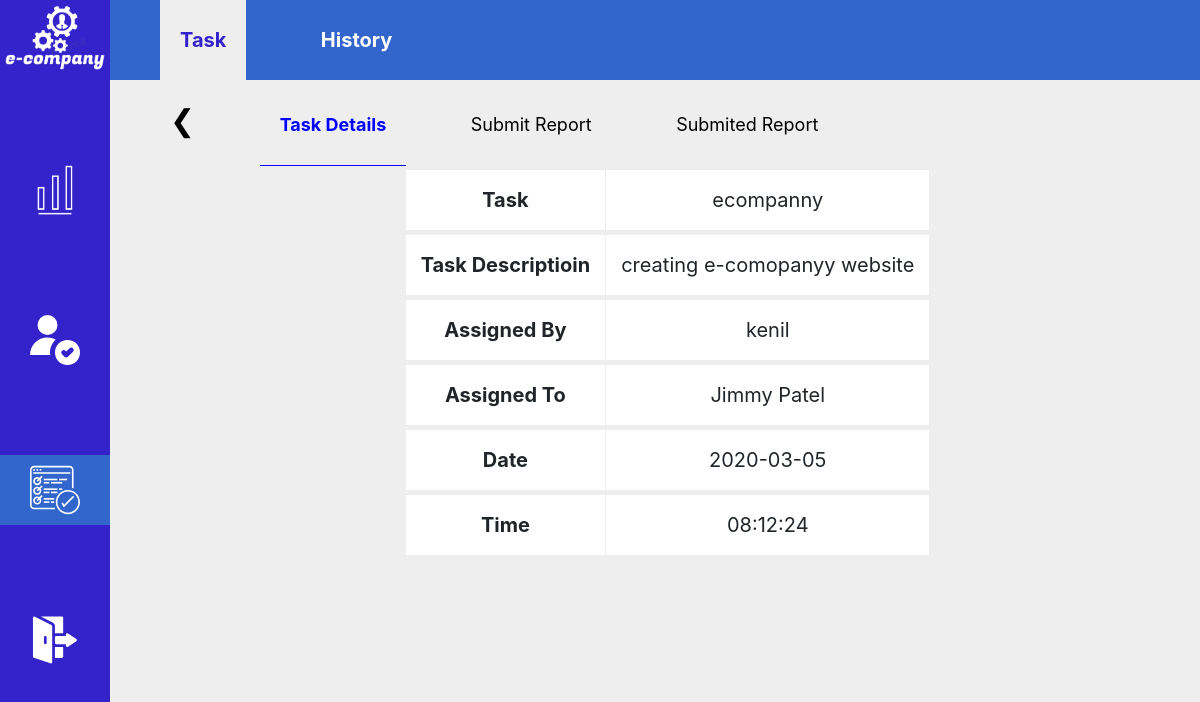
Page /employee/viewtask.php?id=21 (signed in) on the committed database.
### tables this page shows
CREATE TABLE `taskmana` (
  `t_id` int(15) NOT NULL,
  `t_name` varchar(30) NOT NULL,
  `t_desc` text NOT NULL,
  `t_date` date NOT NULL,
  `t_time` time NOT NULL,
  `t_assign` int(15) NOT NULL,
  `t_assignname` varchar(30) NOT NULL,
  `t_emp` varchar(30) NOT NULL,
  `t_empid` int(15) NOT NULL,
  `t_status` varchar(20) NOT NULL
);

### employee/viewtask.php (the view, shortened to what this page needs)
<?php
    include '../forset.php';
    $s_query = "SELECT * FROM TaskMana WHERE t_id = '".$_GET['id']."';";
    $q_run = mysqli_query($conn, $s_query);
    $row = mysqli_fetch_array($q_run);
    $taskname = $row['t_name'];
    $taskdesc = $row['t_desc'];
    $assignby = $row['t_assignname'];
    $assignto = $row['t_emp'];
    $dateassign = $row['t_date'];
    $timeassign = $row['t_time'];
?>
<!DOCTYPE html>
<html lang="en">
    <head>
        <link rel="stylesheet" href="../css/da.css">
        <link rel="stylesheet" href="https://stackpath.bootstrapcdn.com/bootstrap/4.4.1/css/bootstrap.min.css">
    </head>
    <body style="background-color: #EEEEEE;">
        <div class="fpilore">
            <center>
                <img src="../image/logo1.png" alt="noimage" class="dlogo">
            </center>
            <center>
                <a href="shiftemp.php">
                    <li class="fbut" title="Modules">
                        <img src="../image/p1.png" alt="nobutton" class="fbutim" >
                    </li>
                </a>
            </center>
            <center>
                <a href="E_dashboard.php">
                    <li class="fbut" title="User Profile">
                        <img src="../image/p2.svg" alt="nobutton" class="fbutim">
                    </li>
                </a>
            </center>
            <center>
                <a href="taskmanager.php">
                    <li class="fbut" title="Task Manager" style="background-color: #3366CC;">
                        <img src="../image/p4.svg" alt="nobutton" class="fbutim">
                    </li>
                </a>
            </center>
            <center>
                <a href="../logout.php">
                    <li class="fbut" title="Logout">
                        <img src="../image/p3.svg" alt="nobutton" class="fbutim">
                    </li>
                </a>
            </center>
        </div>
        <div class="module">
            <a href="taskmanager.php"><li class="modany" style="background-color: #EEEEEE; color: #3423CA;">Task</li></a>
            <a href="historytask.php"><li class="modany">History</li></a>
        </div>
        <div class="module1">
            <a href="taskmanager.php"><li class="modany1" style="font-size : 30px;"><span>&#10094;</span></li></a>
            <li class="modany1" style="font-weight : bolder; color : blue; border-bottom : 1px solid blue">Task Details</li>
            <a href="mytasksub.php?id=<?php echo $row['t_id'] ?>"><li class="modany1">Submit Report</li></a>
            <a href="subdreport.php?id=<?php echo $row['t_id'] ?>"><li class="modany1">Submited Report</li></a>
        </div>
        <div class="ghar">
            <center>
                <table class="csgo">
                    <tr class="jinda">
                        <td class="csgohd">Task</td>
                        <td class="csgohd1"><?php echo $taskname ?></td>
                    </tr>
                    <tr class="jinda">
                        <td class="csgohd">Task Descriptioin</td>
                        <td class="csgohd1"><?php echo $taskdesc ?></td>
                    </tr>
                    <tr class="jinda">
                        <td class="csgohd">Assigned By </td>
                        <td class="csgohd1"><?php echo $assignby ?></td>
                    </tr>
                    <tr class="jinda">
                        <td class="csgohd">Assigned To</td>
                        <td class="csgohd1"><?php echo $assignto ?></td>
                    </tr>
                    <tr class="jinda">
                        <td class="csgohd">Date</td>
                        <td class="csgohd1"><?php echo $dateassign ?></td>
                    </tr>
                    <tr class="jinda">
                        <td class="csgohd">Time</td>
                        <td class="csgohd1"><?php echo $timeassign ?></td>
                    </tr>
                </table>
            </center>
        </div>
    </body>
</html>

### css/da.css (style rules this page uses)
* { margin: 0px; padding: 0px; }
.fpilore { background-color: #3423CA; color: white; height: 100vh; width: 110px; float: left; position: fixed; z-index: 999; }
.dlogo { width: 100px; margin: 5px; }
.fbut { margin-top: 80px; list-style-type: none; padding: 10px; cursor: pointer; background-color: #3423ca; }
.fbutim { height: 50px; }
.module { position: fixed; margin-left: 110px; width: 100%; height: 10vh; background-color: #3366CC; line-height: 10vh; float: left; display: block; z-index: 998; }
.module1 { position: fixed; margin-top: 10vh; margin-left: 110px; height: 10vh; line-height: 10vh; float: left; display: block; background-color: #EEEEEE; }
.modany { display: inline-block; cursor: pointer; list-style-type: none; color: white; font-weight: bolder; font-size: 20px; margin-left: 50px; padding-right: 20px; padding-left: 20px; transition: all 0.5s; }
.modany1 { display: inline-block; cursor: pointer; list-style-type: none; color: black; font-size: 18px; margin-left: 40px; padding-right: 20px; padding-left: 20px; transition: all 0.5s; }
.ghar { margin-left: 110px; float: left; width: 93%; background-color: #EEEEEE; }
.csgo { margin-top: 170px; font-size: 20px; background-color: white; }
.jinda { text-align: center; border-bottom-style: solid; border-bottom-width: 5px; border-bottom-color: #EEEEEE; }
.csgohd { padding: 15px; font-weight: bolder; border-right-width: 1px; border-right-style: solid; border-right-color: #EEEEEE; }
.csgohd1 { padding: 15px; border-right-width: 1px; border-right-style: solid; border-right-color: #EEEEEE; }

### rows in the picture
taskmana: t_name "ecompanny", t_desc "creating e-comopanyy website", t_assignname "kenil", t_emp "Jimmy Patel", t_date "2020-03-05", t_time "08:12:24"
